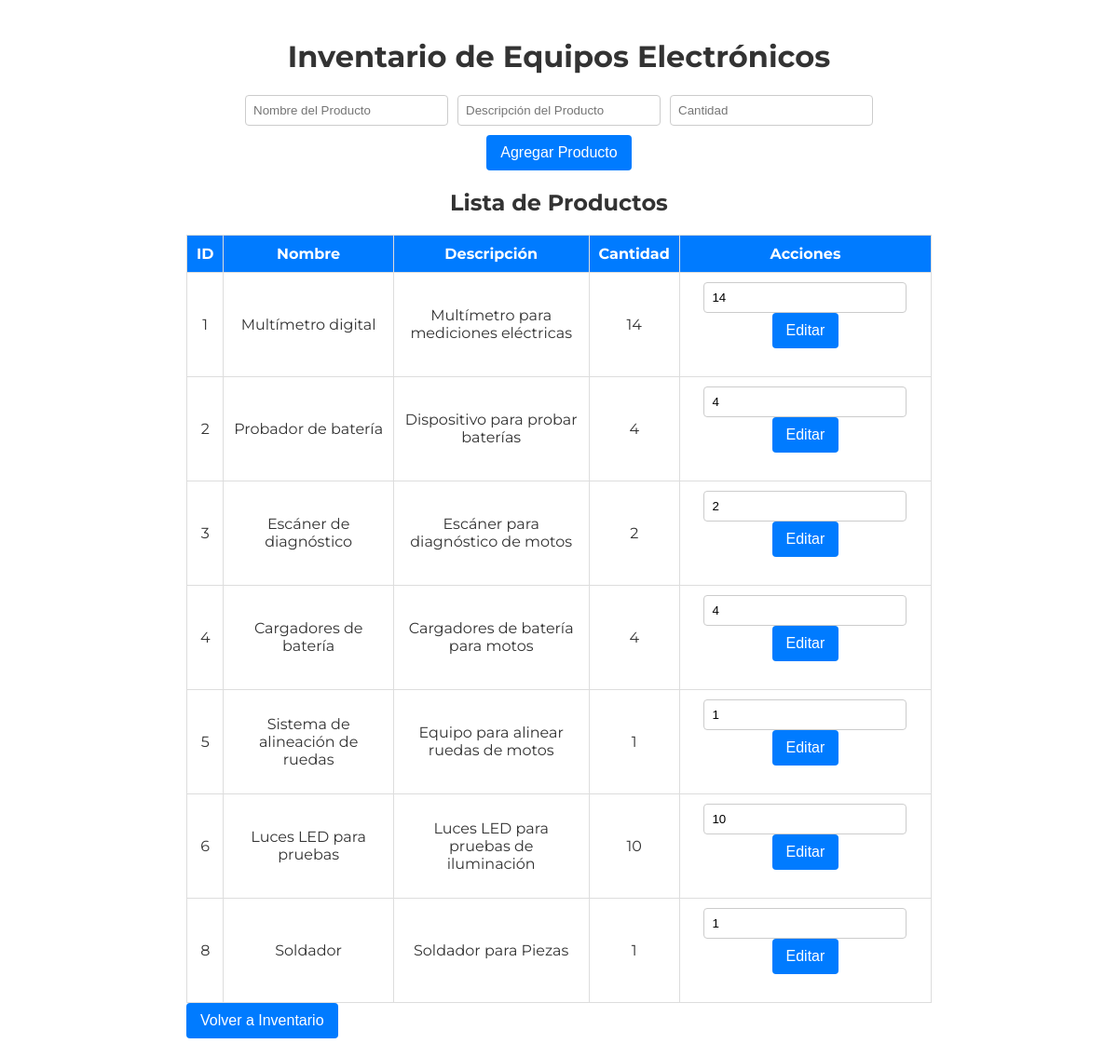
Screenshot of /equipos_electronicos.php with the database file from the repository.
### tables this page shows
CREATE TABLE `equipos_electronicos` (
  `id_equipo` int(11) NOT NULL,
  `nombre` varchar(100) NOT NULL,
  `descripcion` varchar(255) DEFAULT NULL,
  `cantidad` int(11) NOT NULL
);

### equipos_electronicos.php (the view, shortened to what this page needs)
<?php
$servername = "localhost";
$username = "root";
$password = "";
$dbname = "taller_motos";
$conn = new mysqli($servername, $username, $password, $dbname);
$sql = "SELECT * FROM equipos_electronicos";
$result = $conn->query($sql);
?>
<!DOCTYPE html>
<html lang="en">
<head>
    <link rel="stylesheet" href="bases.css">
</head>
<body>
    <div class="container">
        <h1>Inventario de Equipos Electrónicos</h1>
        <form method="POST" action="">
            <div class="input-group">
                <input type="text" name="nombre" placeholder="Nombre del Producto" required>
                <input type="text" name="descripcion" placeholder="Descripción del Producto" required>
                <input type="number" name="cantidad" placeholder="Cantidad" required>
            </div>
            <button type="submit">Agregar Producto</button>
        </form>
        <h2>Lista de Productos</h2>
        <table>
            <thead>
                <tr>
                    <th>ID</th>
                    <th>Nombre</th>
                    <th>Descripción</th>
                    <th>Cantidad</th>
                    <th>Acciones</th>
                </tr>
            </thead>
            <tbody>
                <?php
                if ($result->num_rows > 0) {
                    while ($row = $result->fetch_assoc()) {
                        $cantidad = $row["cantidad"];
                        $cantidad_class = $cantidad == 0 ? "low-stock" : "";
                        echo "<tr class='$cantidad_class'>";
                        echo "<td>" . $row["id_equipo"] . "</td>";
                        echo "<td>" . $row["nombre"] . "</td>";
                        echo "<td>" . $row["descripcion"] . "</td>";
                        echo "<td>" . $row["cantidad"] . "</td>";
                        echo "<td>
                                <form method='POST' action='' style='display:inline-block;'>
                                    <input type='hidden' name='id_equipo' value='" . $row["id_equipo"] . "'>
                                    <input type='hidden' name='action' value='edit'>
                                    <input type='number' name='cantidad' value='" . $row["cantidad"] . "' required>
                                    <button type='submit'>Editar</button>
                                </form>
                              </td>";
                        echo "</tr>";
                    }
                } else {
                    echo "<tr><td colspan='5'>No se encontraron productos.</td></tr>";
                }
                ?>
            </tbody>
        </table>
        <button onclick="location.href='inventario.php'">Volver a Inventario</button>
    </div>
</body>
</html>

### bases.css (style rules this page uses)
body { font-family: 'Montserrat', sans-serif; background: url(https://media.istockphoto.com/id/495378164/es/foto/garaje-taller-3-d-imagen.jpg?s=2048x2048&w=is&k=20&c=iZo_H-F4dL8qUzP1YC1gHGkkeIEOd4KEvny_IsHSv1A=); color: #333; margin: 0; padding: 0; }
.container { max-width: 800px; margin: 0 auto; padding: 20px; background-color: #fff; border-radius: 1%; }
h1, h2 { text-align: center; color: #333; }
form { margin-bottom: 20px; text-align: center; }
.input-group { display: flex; gap: 10px; justify-content: center; margin-bottom: 10px; }
input[type="text"], input[type="number"] { padding: 8px; width: 200px; border: 1px solid #ccc; border-radius: 4px; }
button { padding: 10px 15px; font-size: 16px; color: #fff; background-color: #007bff; border: none; border-radius: 4px; cursor: pointer; }
table { width: 100%; border-collapse: collapse; margin-top: 20px; }
table, th, td { border: 1px solid #ddd; }
th, td { padding: 10px; text-align: center; }
th { background-color: #007bff; color: #fff; }
td form { display: inline; }

### rows the page displays
equipos_electronicos: id_equipo "1", nombre "Multímetro digital", descripcion "Multímetro para mediciones eléctricas", cantidad "14"
equipos_electronicos: id_equipo "2", nombre "Probador de batería", descripcion "Dispositivo para probar baterías", cantidad "4"
equipos_electronicos: id_equipo "3", nombre "Escáner de diagnóstico", descripcion "Escáner para diagnóstico de motos", cantidad "2"
equipos_electronicos: id_equipo "4", nombre "Cargadores de batería", descripcion "Cargadores de batería para motos", cantidad "4"
equipos_electronicos: id_equipo "5", nombre "Sistema de alineación de ruedas", descripcion "Equipo para alinear ruedas de motos", cantidad "1"
equipos_electronicos: id_equipo "6", nombre "Luces LED para pruebas", descripcion "Luces LED para pruebas de iluminación", cantidad "10"
equipos_electronicos: id_equipo "8", nombre "Soldador", descripcion "Soldador para Piezas", cantidad "1"
